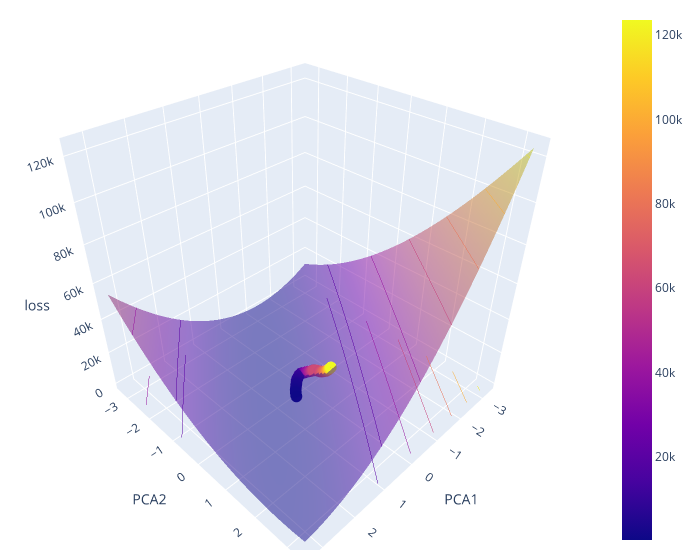

Write notebook code for a chart like this one.
### Code cell
# Doing 3d plot

lighting = dict(ambient=0.4,
                diffuse=1,
                fresnel=4,        
                specular=0.5,
                roughness=0.05)

lightposition=dict(x=0,
                   y=5,
                   z=min(10000, Zmax + 5))

trace2 = go.Scatter3d(x=flat_history_pca[:, 0], y=flat_history_pca[:, 1], z=losses,
    marker=dict(size=4, color=losses,),
    line=dict(color='darkblue', width=2)
)


trace3 = go.Surface(x=xs, y=ys, z=np.array(Z).reshape(50, 50).T, opacity=0.5,
                       contours_z=dict(show=True, usecolormap=True,
                                  highlightcolor="limegreen", project_z=True),
                    lighting=lighting,
                    lightposition=lightposition
    
                   
                   )

# Configure the layout.
layout = go.Layout(
    margin={'l': 0, 'r': 0, 'b': 0, 't': 0}
)

data = [trace2, trace3]

plot_figure = go.Figure(data=data, layout=layout)

plot_figure.update_layout(scene=
                          dict(xaxis_title='PCA1',
                               yaxis_title='PCA2',
                               zaxis_title='loss'),
                    width=700,
                    margin=dict(r=20, b=10, l=10, t=10))


plot_figure

### Figure 1 — Plotly figure (JSON) as saved in the notebook; plotly's stock layout.template omitted (floating-point values rounded to 4 significant figures; data arrays with more than 128 entries replaced by an {"elided": "..."} marker saying what was removed)
{"data": [{"line": {"color": "darkblue", "width": 2}, "marker": {"color": {"elided": "1000 float values"}, "size": 4}, "type": "scatter3d", "x": {"elided": "1000 float values"}, "y": {"elided": "1000 float values"}, "z": {"elided": "1000 float values"}}, {"contours": {"z": {"highlightcolor": "limegreen", "project": {"z": true}, "show": true, "usecolormap": true}}, "lighting": {"ambient": 0.4, "diffuse": 1, "fresnel": 4, "roughness": 0.05, "specular": 0.5}, "lightposition": {"x": 0, "y": 5, "z": 10000}, "opacity": 0.5, "type": "surface", "x": [-3.304, -3.169, -3.035, -2.9, -2.765, -2.63, -2.495, -2.36, -2.225, -2.091, -1.956, -1.821, -1.686, -1.551, -1.416, -1.281, -1.146, -1.012, -0.8767, -0.7418, -0.6069, -0.472, -0.3372, -0.2023, -0.06744, 0.06744, 0.2023, 0.3372, 0.472, 0.6069, 0.7418, 0.8767, 1.012, 1.146, 1.281, 1.416, 1.551, 1.686, 1.821, 1.956, 2.091, 2.225, 2.36, 2.495, 2.63, 2.765, 2.9, 3.035, 3.169, 3.304], "y": [-3.304, -3.169, -3.035, -2.9, -2.765, -2.63, -2.495, -2.36, -2.225, -2.091, -1.956, -1.821, -1.686, -1.551, -1.416, -1.281, -1.146, -1.012, -0.8767, -0.7418, -0.6069, -0.472, -0.3372, -0.2023, -0.06744, 0.06744, 0.2023, 0.3372, 0.472, 0.6069, 0.7418, 0.8767, 1.012, 1.146, 1.281, 1.416, 1.551, 1.686, 1.821, 1.956, 2.091, 2.225, 2.36, 2.495, 2.63, 2.765, 2.9, 3.035, 3.169, 3.304], "z": {"elided": "50x50 float values"}}], "layout": {"margin": {"b": 10, "l": 10, "r": 20, "t": 10}, "scene": {"xaxis": {"title": {"text": "PCA1"}}, "yaxis": {"title": {"text": "PCA2"}}, "zaxis": {"title": {"text": "loss"}}}, "width": 700}}
